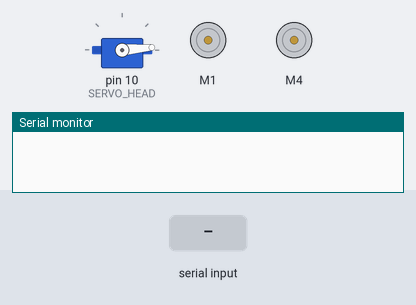
A sketch run on a simulated Arduino Uno, built with avr-gcc and run on an emulated ATmega328P. On the bench: servo, 2 × DC motor (green arrow = forward, orange = backward, longer = faster), the last lines printed to the serial monitor. Inputs (shaded band) come from the test bench.

Above: at 1.1 s.
At 8.7 s:
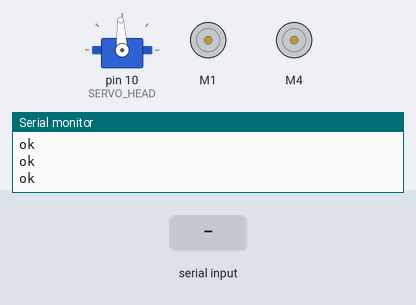
8.8 s: "90,45\n" received over Serial
11.8 s: "30,150\n" received over Serial
Timing chart, 0 to 14.8 s (numbered marks = the images above; inputs shaded):
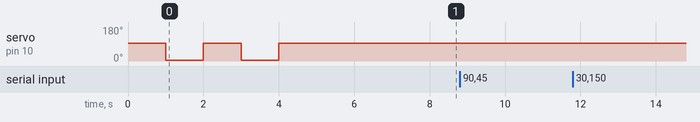

The sketch:

biber.ino
```cpp
/**

COMMAND SYNTAX:
===============
"[COMMAND];[VALUE]"

COMMANDS AND VALUES:
====================
-1 NONE
0 TURN HEAD (600 - 2400)
1 SONAR PING (no value)
2 SET LEFT MOTOR SPEED (-255 - 255)
3 SET RIGHT MOTOR SPEED (-255 - 255)
4 SET SPEED FOR BOTH MOTORS (-255 - 255)

*/


#include <Servo.h>
#include <NewPing.h>
#include <AFMotor.h>

#define BAUD_RATE 115200
#define SERVO_HEAD 10
#define TRIGGER_PIN  A1  // Arduino pin tied to trigger pin on the ultrasonic sensor.
#define ECHO_PIN     A0  // Arduino pin tied to echo pin on the ultrasonic sensor.
#define MAX_DISTANCE 300 // Maximum distance we want to ping for (in centimeters). Maximum sensor distance is rated at 400-500cm.
#define ANSWER_SERVO_DELAY 1000
#define SERVO_WAIT_TIME_MILLIS 30
#define SONAR_WAIT_TIME_MILLIS 30

#define COMMAND_BUFFER_LENGTH 12

#define SERVO_MIN_MS 600
#define SERVO_MAX_MS 2400
const int SERVO_CENTER = (SERVO_MAX_MS - SERVO_MIN_MS)/2 + SERVO_MIN_MS;


Servo servo;

AF_DCMotor motorLeft(1);
AF_DCMotor motorRight(4);

NewPing sonar(TRIGGER_PIN, ECHO_PIN, MAX_DISTANCE);

char inData[COMMAND_BUFFER_LENGTH]; // Allocate some space for the string
char inChar=-1; // Where to store the character read
byte index = 0; // Index into array; where to store the character

enum COMMAND {
  NONE = -1,
  TURN_HEAD, // value = servo microseconds
  SONAR,
  SET_MOTOR_LEFT,    // value -255 - 255
  SET_MOTOR_RIGHT,
  SET_MOTORS,
  COMMAND_MAX
} currentCommand;


unsigned long lastServoTime;
unsigned long lastSonarTime;


void setup() {

  // turn on servo
  servo.attach(SERVO_HEAD);
  Serial.begin(BAUD_RATE);
  lastServoTime = millis();
  lastSonarTime = millis();

  motorLeft.setSpeed(0);
  motorRight.setSpeed(0);
  motorLeft.run(RELEASE);
  motorRight.run(RELEASE);

  sayYes();
}

void loop() {
  readSerial();
}

bool readSerial() {
  bool readSomething = false;
  COMMAND command = NONE;
  int value = -1;
  while (Serial.available() > 0) {
    readSomething = true;
    command = (COMMAND)Serial.parseInt();
    if( command < 0 || command > COMMAND_MAX) {
      command = NONE;
    }
    value = Serial.parseInt();
  }

  switch(command) {
    case SONAR: {
      sonarPing();
      break;
    }

    case TURN_HEAD: {
      turnHead(value);
      break;
    }

    case SET_MOTOR_LEFT: {
      setMotorSpeed(1, value);
      break;
    }

    case SET_MOTOR_RIGHT: {
      setMotorSpeed(2, value);
      break;
    }

    case SET_MOTORS: {
      setMotorSpeed(0, value);
      break;
    }

    default: {
      setMotorSpeed(0,0);
      turnHead(SERVO_CENTER);
    }
  }

  return readSomething;
}

void setMotorSpeed(int motor, int value) {
  motor = constrain(motor, 0, 2);
  value = constrain(value, -255, 255);
  int absValue = abs(value);

  uint8_t direction = RELEASE;
  if( value > 0 ) {
    direction = FORWARD;
  }
  else if( value < 0 ) {
    direction = BACKWARD;
  }

  if( motor == 0 ) {
    motorLeft.setSpeed(absValue);
    motorRight.setSpeed(absValue);
    motorLeft.run(direction);
    motorRight.run(direction);
  }
  else if( motor == 1 ) {
    motorLeft.setSpeed(absValue);
    motorLeft.run(direction);
  }
  else {
    motorRight.setSpeed(absValue);
    motorRight.run(direction);
  }
}

void sonarPing() {
  unsigned int dist = getDistance();
  Serial.print(dist);
  Serial.print("\n");
  printOK();
}

void turnHead(int microseconds) {
  microseconds = constrain(microseconds, SERVO_MIN_MS, SERVO_MAX_MS);
  servo.writeMicroseconds(microseconds);
  waitForServo();
  lastServoTime = millis();
  printOK();
}

void waitForServo() {
  unsigned long now = millis();
  unsigned long diff = now - lastServoTime;
  if( diff < SERVO_WAIT_TIME_MILLIS ) {
    unsigned long delayTime = SERVO_WAIT_TIME_MILLIS - diff;
    delay(delayTime);
  }
}

void printOK() {
  Serial.println("ok");
}

unsigned int getDistance() {
  unsigned int uS = sonar.ping(); // Send ping, get ping time in microseconds (uS).
  unsigned int distance = uS / US_ROUNDTRIP_CM; // Convert ping time to distance in cm and print result (0 = outside set distance range)
  return distance;
}


void sayNo() {
   servo.writeMicroseconds(SERVO_CENTER);
   delay(ANSWER_SERVO_DELAY);
   servo.writeMicroseconds(SERVO_MAX_MS);
   delay(ANSWER_SERVO_DELAY);
   servo.writeMicroseconds(SERVO_CENTER);
   delay(ANSWER_SERVO_DELAY);
   servo.writeMicroseconds(SERVO_MAX_MS);
   delay(ANSWER_SERVO_DELAY);
   servo.writeMicroseconds(SERVO_CENTER);
   delay(ANSWER_SERVO_DELAY);

  lastServoTime = millis();
}

void sayYes() {
   servo.writeMicroseconds(SERVO_CENTER);
   delay(ANSWER_SERVO_DELAY);
   servo.writeMicroseconds(SERVO_MIN_MS);
   delay(ANSWER_SERVO_DELAY);
   servo.writeMicroseconds(SERVO_CENTER);
   delay(ANSWER_SERVO_DELAY);
   servo.writeMicroseconds(SERVO_MIN_MS);
   delay(ANSWER_SERVO_DELAY);
   servo.writeMicroseconds(SERVO_CENTER);
   delay(ANSWER_SERVO_DELAY);

  lastServoTime = millis();
}
```
